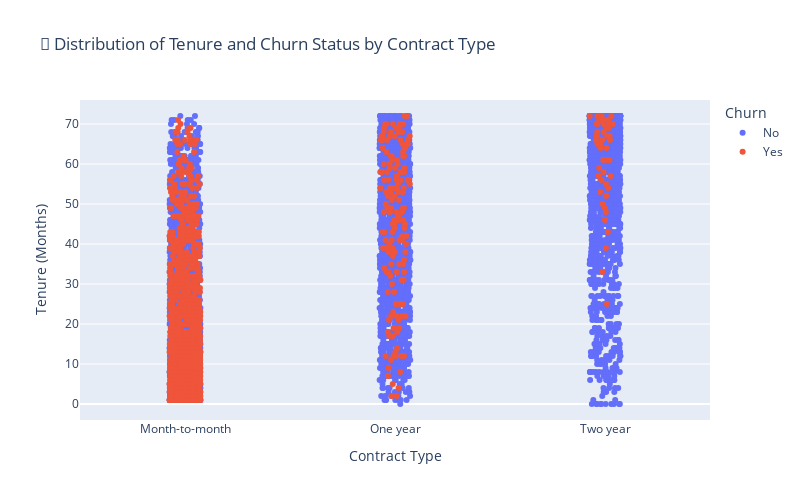
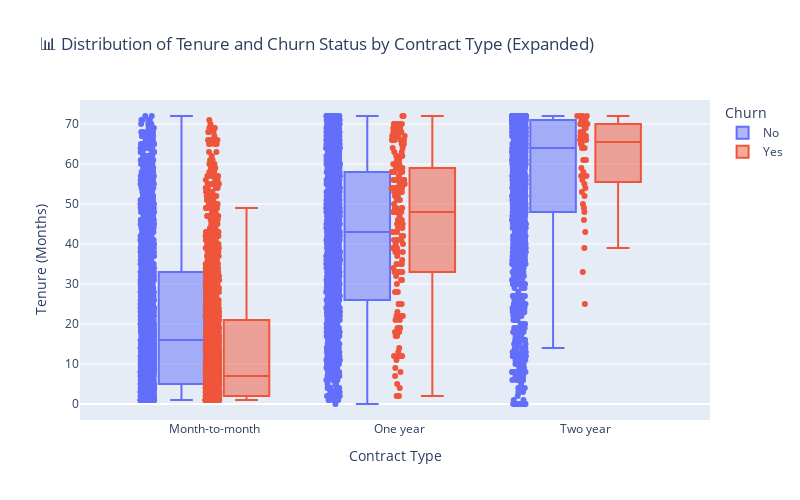

Source (notebook cell) for these figures, in order:
### Markdown cell above
##### **Tenure, Contract Type and Churn Analysis**

### Code cell
# Bar Plot for tenure vs Churn
churn_count = df[df["Churn"] == "Yes"].groupby("tenure").size()
plt.figure(figsize=(8, 4))
plt.bar(churn_count.index, churn_count.values, color='orange')
plt.xlabel("Tenure (Months)")
plt.ylabel("Number of Churns")
plt.title("Number of Churns by Tenure")
plt.tight_layout()
plt.show()

# Bar Plot for bin tenure_group vs Churn
df["tenure_group"] = pd.cut(df["tenure"], bins=[0, 12, 24, 36, 48, 60], labels=["0-12", "12-24", "24-36", "36-48", "48-60"])

plt.figure(figsize=(8, 4))
sns.countplot(data=df, x="tenure_group", hue="Churn", palette="Set2")
plt.title("Churn Rate by Tenure Duration", fontsize=16)    
plt.xlabel("Tenure Duration", fontsize=12)
plt.ylabel("Number of Customers", fontsize=12)
plt.legend(title="Churn", fontsize=12)
plt.tight_layout()
plt.show()

# Plotly strip plot for tenure vs chrun
fig = px.strip(df, x="Contract", y="tenure", color="Churn",
               title="📊 Distribution of Tenure and Churn Status by Contract Type",
               labels={"tenure": "Tenure (Months)", "Contract": "Contract Type", "Churn": "Churn"},
               stripmode="overlay")
fig.update_layout(height=500, width=800)
fig.show()

# Plotly box plot for tenure vs chrun (expanded)
fig = px.box(df, x="Contract", y="tenure", color="Churn",
             title="📚 Distribution of Tenure and Churn Status by Contract Type (Expanded)",
             labels={"tenure": "Tenure (Months)", "Contract": "Contract Type", "Churn": "Churn"},
             points="all", 
             hover_data=["MonthlyCharges", "PaymentMethod", "InternetService"])

fig.update_layout(boxmode="group", height=500, width=800)
fig.show()

### Figure 1 — Plotly figure (JSON) as saved in the notebook; plotly's stock layout.template omitted (floating-point values rounded to 4 significant figures; data arrays with more than 128 entries replaced by an {"elided": "..."} marker saying what was removed)
{"data": [{"alignmentgroup": "True", "boxpoints": "all", "fillcolor": "rgba(255,255,255,0)", "hoveron": "points", "hovertemplate": "Churn=No<br>Contract Type=%{x}<br>Tenure (Months)=%{y}<extra></extra>", "legendgroup": "No", "line": {"color": "rgba(255,255,255,0)"}, "marker": {"color": "#636efa"}, "name": "No", "offsetgroup": "No", "orientation": "v", "pointpos": 0, "showlegend": true, "type": "box", "x": {"elided": "5174 str values"}, "x0": " ", "xaxis": "x", "y": {"elided": "5174 int values"}, "y0": " ", "yaxis": "y"}, {"alignmentgroup": "True", "boxpoints": "all", "fillcolor": "rgba(255,255,255,0)", "hoveron": "points", "hovertemplate": "Churn=Yes<br>Contract Type=%{x}<br>Tenure (Months)=%{y}<extra></extra>", "legendgroup": "Yes", "line": {"color": "rgba(255,255,255,0)"}, "marker": {"color": "#EF553B"}, "name": "Yes", "offsetgroup": "Yes", "orientation": "v", "pointpos": 0, "showlegend": true, "type": "box", "x": {"elided": "1869 str values"}, "x0": " ", "xaxis": "x", "y": {"elided": "1869 int values"}, "y0": " ", "yaxis": "y"}], "layout": {"boxmode": "overlay", "height": 500, "legend": {"title": {"text": "Churn"}, "tracegroupgap": 0}, "title": {"text": "🎯 Distribution of Tenure and Churn Status by Contract Type"}, "width": 800, "xaxis": {"anchor": "y", "domain": [0, 1], "title": {"text": "Contract Type"}}, "yaxis": {"anchor": "x", "domain": [0, 1], "title": {"text": "Tenure (Months)"}}}}

### Figure 2 — Plotly figure (JSON) as saved in the notebook; plotly's stock layout.template omitted (floating-point values rounded to 4 significant figures; data arrays with more than 128 entries replaced by an {"elided": "..."} marker saying what was removed)
{"data": [{"alignmentgroup": "True", "boxpoints": "all", "customdata": {"elided": "5174x3 mixed values"}, "hovertemplate": "Churn=No<br>Contract Type=%{x}<br>Tenure (Months)=%{y}<br>MonthlyCharges=%{customdata[0]}<br>PaymentMethod=%{customdata[1]}<br>InternetService=%{customdata[2]}<extra></extra>", "legendgroup": "No", "marker": {"color": "#636efa"}, "name": "No", "notched": false, "offsetgroup": "No", "orientation": "v", "showlegend": true, "type": "box", "x": {"elided": "5174 str values"}, "x0": " ", "xaxis": "x", "y": {"elided": "5174 int values"}, "y0": " ", "yaxis": "y"}, {"alignmentgroup": "True", "boxpoints": "all", "customdata": {"elided": "1869x3 mixed values"}, "hovertemplate": "Churn=Yes<br>Contract Type=%{x}<br>Tenure (Months)=%{y}<br>MonthlyCharges=%{customdata[0]}<br>PaymentMethod=%{customdata[1]}<br>InternetService=%{customdata[2]}<extra></extra>", "legendgroup": "Yes", "marker": {"color": "#EF553B"}, "name": "Yes", "notched": false, "offsetgroup": "Yes", "orientation": "v", "showlegend": true, "type": "box", "x": {"elided": "1869 str values"}, "x0": " ", "xaxis": "x", "y": {"elided": "1869 int values"}, "y0": " ", "yaxis": "y"}], "layout": {"boxmode": "group", "height": 500, "legend": {"title": {"text": "Churn"}, "tracegroupgap": 0}, "title": {"text": "📊 Distribution of Tenure and Churn Status by Contract Type (Expanded)"}, "width": 800, "xaxis": {"anchor": "y", "domain": [0, 1], "title": {"text": "Contract Type"}}, "yaxis": {"anchor": "x", "domain": [0, 1], "title": {"text": "Tenure (Months)"}}}}
